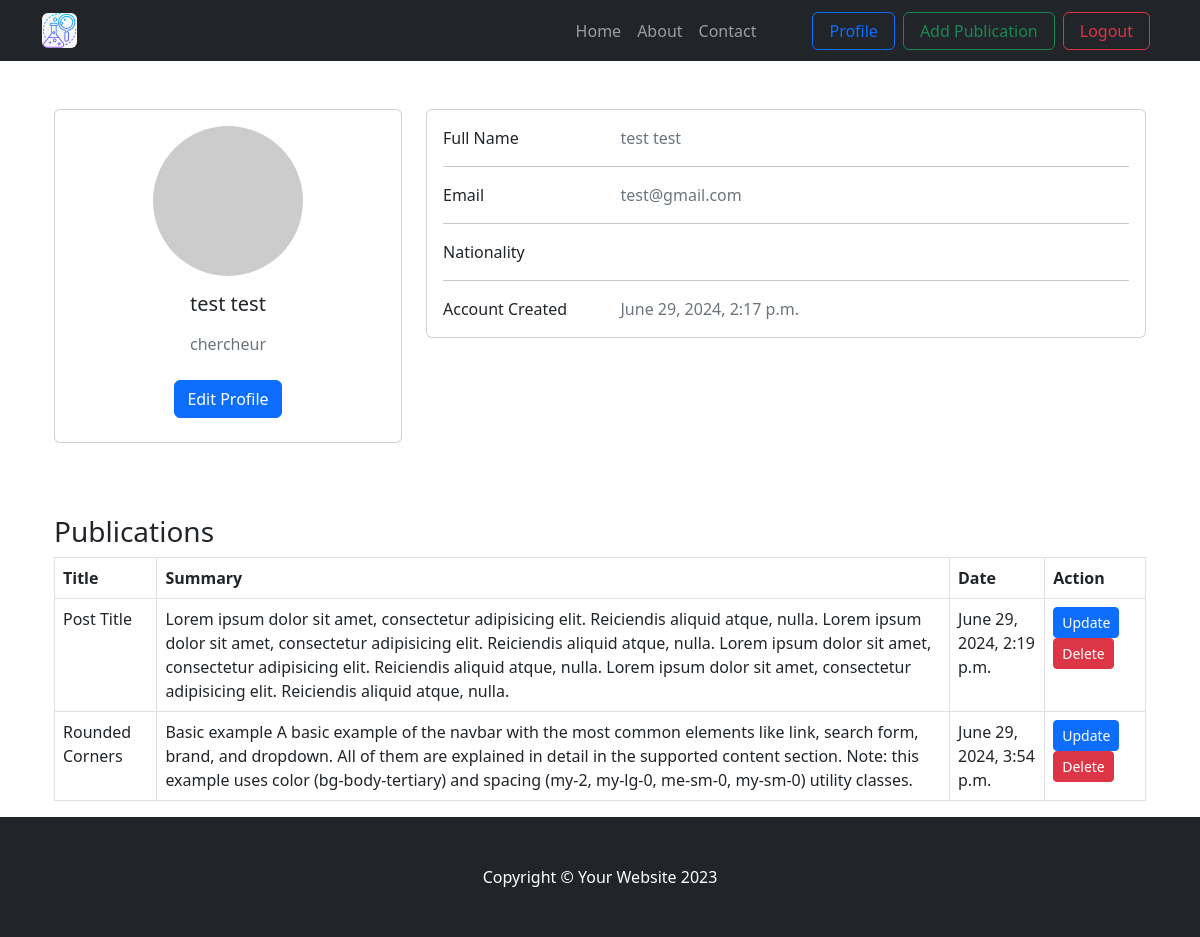
/profile/ (signed in), run on the app's committed database.
### core/models.py (models this page shows, shortened)
class Utilisateur(models.Model):
    nom = models.CharField(max_length=100)
    prenom = models.CharField(max_length=100)
    email = models.EmailField(unique=True)
    nationalite = models.CharField(max_length=100, blank=True)
    mot_de_passe = models.CharField(max_length=100)
    date_de_creation = models.DateTimeField(auto_now_add=True)
    image = models.ImageField(upload_to='Utilisateur/', blank=True)
    TYPE_CHOICES = [
        ('chercheur', 'Chercheur'),
        ('admin', 'Admin'),
    ]
    type = models.CharField(max_length=10, choices=TYPE_CHOICES)

class Publication(models.Model):
    titre = models.CharField(max_length=200)
    auteur = models.ForeignKey(Utilisateur, on_delete=models.CASCADE)
    resume = models.TextField()
    fichier_pdf = models.FileField(upload_to='publications/')
    image = models.ImageField(upload_to='publications_imgs/', blank=True)
    date_de_publication = models.DateTimeField(auto_now_add=True)
    thematiques = models.ManyToManyField(Thematique)

### core/views.py (the view)
# urls.py: path('profile/', views.profile_view, name='profile'),
def profile_view(request):
    utilisateur_id = request.session.get('utilisateur_id')
    if utilisateur_id:
        utilisateur = Utilisateur.objects.get(id=utilisateur_id)
        publications = Publication.objects.filter(auteur=utilisateur)
        return render(request, 'profile.html', {'user': utilisateur, 'publications': publications})
    return redirect('login')

### templates/profile.html (shortened to what this page needs)
{% extends "base.html" %}
{% block content %}
<div class="container mt-5">
    <div class="row">
        <div class="col-lg-4">
            <div class="card mb-4">
                <div class="card-body text-center">
                    <img src="{% if user.image %}/media/{{ user.image }}{% else %}https://via.placeholder.com/150{% endif %}" alt="avatar" class="rounded-circle img-fluid" style="width: 150px;">
                    <h5 class="my-3">{{ user.nom }} {{ user.prenom }}</h5>
                    <p class="text-muted mb-1">{{ user.type }}</p>
                    <div class="d-flex justify-content-center mb-2">
                        <a href="#editProfileModal" class="btn btn-primary" data-bs-toggle="modal">Edit Profile</a>
                    </div>
                </div>
            </div>
        </div>
        <div class="col-lg-8">
            <div class="card mb-4">
                <div class="card-body">
                    <div class="row">
                        <div class="col-sm-3">
                            <p class="mb-0">Full Name</p>
                        </div>
                        <div class="col-sm-9">
                            <p class="text-muted mb-0">{{ user.nom }} {{ user.prenom }}</p>
                        </div>
                    </div>
                    <hr>
                    <div class="row">
                        <div class="col-sm-3">
                            <p class="mb-0">Email</p>
                        </div>
                        <div class="col-sm-9">
                            <p class="text-muted mb-0">{{ user.email }}</p>
                        </div>
                    </div>
                    <hr>
                    <div class="row">
                        <div class="col-sm-3">
                            <p class="mb-0">Nationality</p>
                        </div>
                        <div class="col-sm-9">
                        </div>
                    </div>
                    <hr>
                    <div class="row">
                        <div class="col-sm-3">
                            <p class="mb-0">Account Created</p>
                        </div>
                        <div class="col-sm-9">
                            <p class="text-muted mb-0">{{ user.date_de_creation }}</p>
                        </div>
                    </div>
                </div>
            </div>
        </div>
    </div>
    <div class="row mt-5">
        <div class="col-12">
            <h3>Publications</h3>
            <table class="table table-bordered">
                <thead>
                    <tr>
                        <th>Title</th>
                        <th>Summary</th>
                        <th>Date</th>
                        <th>Action</th>
                    </tr>
                </thead>
                <tbody>
                    {% for publication in publications %}
                    <tr>
                        <td>{{ publication.titre }}</td>
                        <td>{{ publication.resume }}</td>
                        <td>{{ publication.date_de_publication }}</td>
                        <td>
                            <a href="{% url 'update_publication' publication.id %}" class="btn btn-sm btn-primary">Update</a>
                            <form method="post" action="{% url 'delete_publication' publication.id %}" style="display: inline;">
                                <button type="submit" class="btn btn-sm btn-danger">Delete</button>
                            </form>
                        </td>
                    </tr>
                    {% endfor %}
                </tbody>
            </table>
        </div>
    </div>
</div>
{% endblock %}

### data on the page
Utilisateur: nom "test", prenom "test", type "chercheur", email "test@gmail.com", date_de_creation "June 29, 2024, 2:17 p.m."
Publication: titre "Post Title", resume "Lorem ipsum dolor sit amet, consectetur adipisicing elit. Reiciendis aliquid atque, nulla. Lorem ipsum dolor sit amet, consectetur adipisicing elit. Reiciendis aliquid atque, nulla. Lorem ipsum dolor sit amet, consectetur adipisicing elit. Reiciendis aliquid atque, nulla. Lorem ipsum dolor sit amet, consectetur adipisicing elit. Reiciendis aliquid atque, nulla.", date_de_publication "June 29, 2024, 2:19 p.m."
Publication: titre "Rounded Corners", resume "Basic example A basic example of the navbar with the most common elements like link, search form, brand, and dropdown. All of them are explained in detail in the supported content section. Note: this example uses color (bg-body-tertiary) and spacing (my-2, my-lg-0, me-sm-0, my-sm-0) utility classes.", date_de_publication "June 29, 2024, 3:54 p.m."
